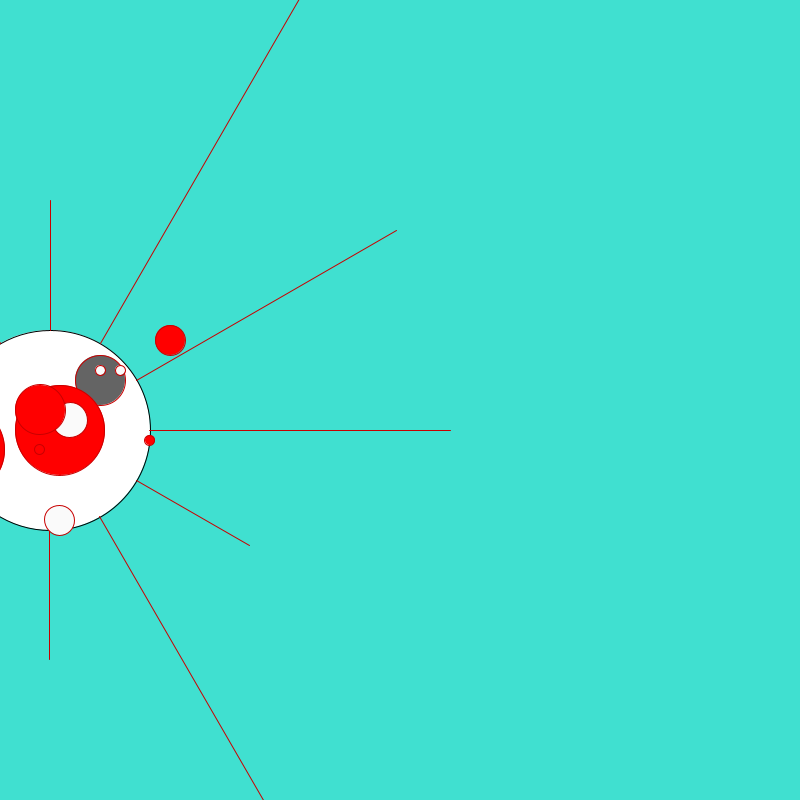
Frame 1 (no input)
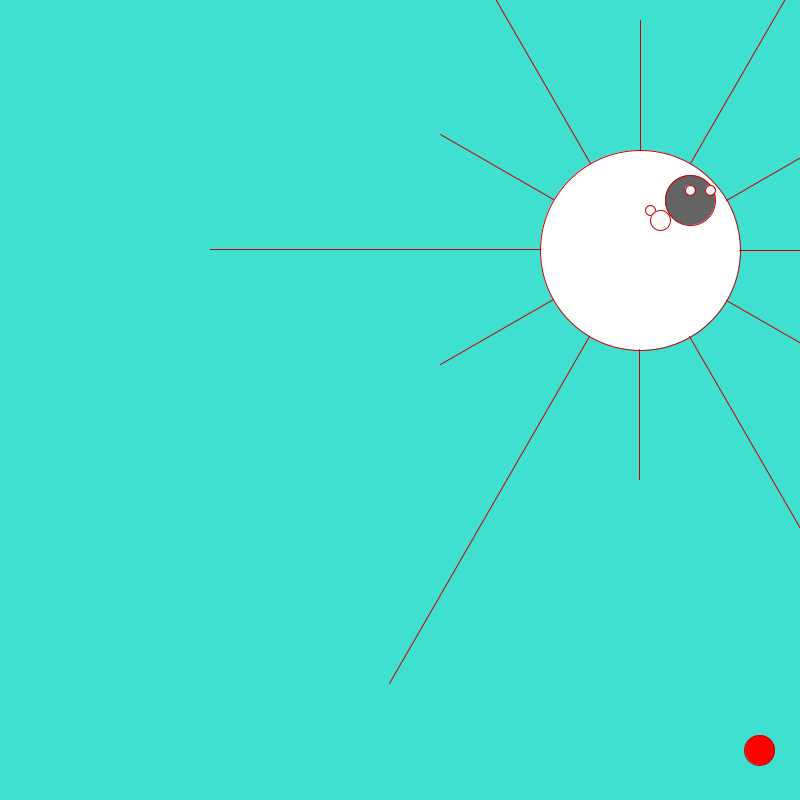
Frame 60 (the mouse pressed at the canvas centre just before this capture)
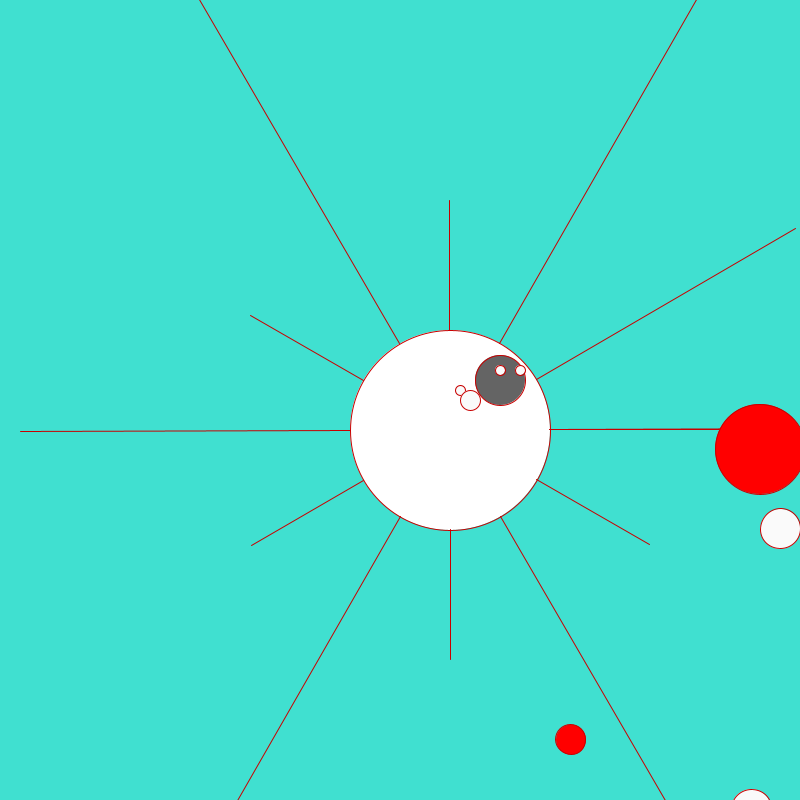
Frame 120 (the mouse held since frame 60 and released just before this capture)

The Processing sketch that drew these frames (run headless with seeded random() and noise(); from frame 60 on, the mouse is pressed at the canvas centre):

// Processing sketch: processing_126459
// ── processing_126459.pde

int x, y;
int vx;
int vy;
int a;
int b;

void setup() {
  size(800, 800);
  x=0;
  y=height/2;
  vx=5;
  vy=5;
}


void draw() {
  background(#bfbfbf);
   if (mousePressed);{
    background(#40E0D0);
  }

  chara(x+50,y-70);
 
//mojamoja 
   pushMatrix();
translate(50,120);
translate(x, y-90);
rotate(map(mouseX, 0, 400, 0, 6.28));
//noStroke();
fill(#ffffff);
line(100,0,400,0);
rotate(PI/6);
line(100,0,230,0);
rotate(PI/6);
line(100,0,530,0);
rotate(PI/6);
line(100,0,230,0);
rotate(PI/6);
line(100,0,500,0);
rotate(PI/6);
line(100,0,230,0);
rotate(PI/6);
line(100,0,430,0);
rotate(PI/6);
line(100,0,230,0);
rotate(PI/6);
line(100,0,900,0);
rotate(PI/6);
line(100,0,230,0);
rotate(PI/6);
line(100,0,7000,0);
rotate(PI/6);
line(100,0,400,0);
rotate(PI/6);
line(100,0,290,0);

 

 fill(#FF0000);
  //kitanneehanabidaze
  ellipse(x+10, x, 90, 90);
  ellipse(100, x+10, 10, 10);
  ellipse(120, x-90, 30, 30);
  fill(250);
  ellipse(x-100, x-20, 40, 40);
  ellipse(20, x-10, 35, 35);
  ellipse(x+10, x+90, 30, 30);
  fill(250);
  ellipse(x-70, 100, 40, 40);
  fill(#FF0000);
  ellipse(x-10, 20, 10, 10);
  ellipse(x-90, 20, 90, 90);
  ellipse(x-10, X-20, 50, 50);
  
   
    
popMatrix();



x=x+vx;
if (x>width-80) {
  vx=-5;
}

x=x+vx;
if (x<80) {
  vx=5;
}

y=y+vy;
if (y>height-200) {
  vy=-5;
}

y=y+vy;
if (y<+50) {
  vy=5;
}

if (mousePressed) {
  if ((mouseX>x-100)&&(mouseX<x+100)&&(mouseY>y-100)&&(mouseY<y+100)) {
    x=mouseX;

    y=mouseY;
  }
}
}
void chara(int a, int b) {

  pushMatrix() ;

  translate(a, b);


fill(#ffffff);
  ellipse(0, 100, 200, 200);
  fill(100);
  stroke(200, 0, 0 );


  ellipse(50, 50, 50, 50);
  fill(250);
  ellipse(50, 40, 10, 10);
  ellipse(10, 60, 10, 10);
  ellipse(70, 40, 10, 10);
  fill(250);
  ellipse(20, 70, 20, 20);
  popMatrix();
}
